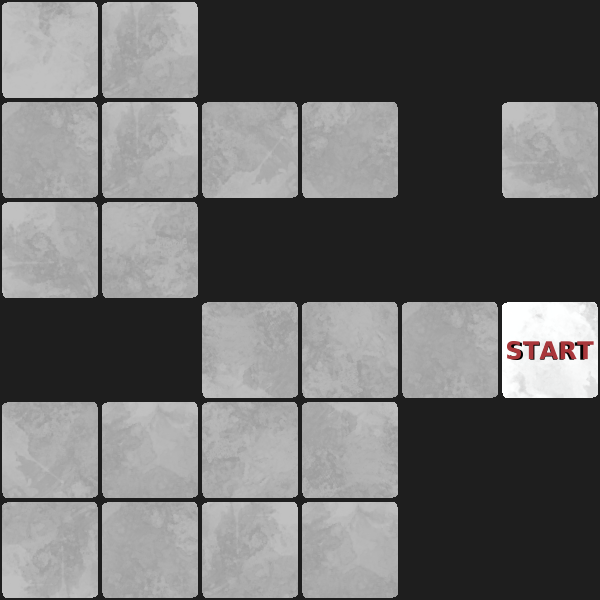

A 2D game scene composited from a Tiled map and its tileset images. What follows is a short description and the map's XML, with every tile layer's data as written:
An orthogonal 6x6 tile map with 100x100 px tiles, 1 tile layer (One Too Many!) and 13 objects.

<map version="1.10" tiledversion="1.11.2" orientation="orthogonal" renderorder="left-up" width="6" height="6" tilewidth="100" tileheight="100" infinite="0" backgroundcolor="#1e1e1e" nextlayerid="4" nextobjectid="28">
 <tileset firstgid="1" source="../sprite_sheet.tsx" />
 <layer id="1" name="One Too Many!" width="6" height="6">
  <properties>
   <property name="level" type="int" value="3" />
   <property name="minimumMoves" type="int" value="35" />
  </properties>
  <data encoding="csv">
44,26,0,0,0,0,
27,26,25,56,0,55,
55,41,0,0,0,0,
0,0,45,53,27,115,
36,40,24,23,0,0,
48,27,26,40,0,0
</data>
 </layer>
 <objectgroup id="3" name="Elements">
  <object id="24" template="../object-templates/Exit.tx" x="500" y="100" />
  <object id="16" template="../object-templates/Pit1.tx" x="0" y="400" />
  <object id="15" template="../object-templates/Pit2.tx" gid="78" x="400" y="200" width="100" height="100" />
  <object id="17" template="../object-templates/Pit3.tx" x="300" y="300" />
  <object id="18" template="../object-templates/BottomlessPit.tx" gid="80" x="500" y="500" width="100" height="100" />
  <object id="25" template="../object-templates/BottomlessPit.tx" gid="82" x="400" y="500" width="100" height="100">
   <properties>
    <property name="Id" type="int" value="3" />
   </properties>
  </object>
  <object id="26" template="../object-templates/BottomlessPit.tx" gid="103" x="400" y="600" width="100" height="100" />
  <object id="27" template="../object-templates/BottomlessPit.tx" gid="101" x="500" y="600" width="100" height="100">
   <properties>
    <property name="Id" type="int" value="2" />
   </properties>
  </object>
 </objectgroup>
 <objectgroup id="2" name="Entities">
  <object id="22" template="../object-templates/Box1.tx" gid="6" x="200" y="600" width="100" height="100" />
  <object id="13" template="../object-templates/Box2.tx" gid="7" x="100" y="100" width="100" height="100" />
  <object id="12" template="../object-templates/Box3.tx" gid="1" x="0" y="100" width="100" height="100" />
  <object id="14" template="../object-templates/Box4.tx" gid="12" x="500" y="200" width="100" height="100" />
  <object id="19" template="../object-templates/Player.tx" x="500" y="400">
   <properties>
    <property name="Direction" type="int" propertytype="Direction" value="2" />
   </properties>
  </object>
 </objectgroup>
</map>